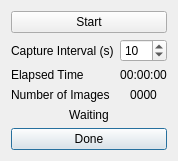
<?xml version="1.0" encoding="UTF-8"?>
<ui version="4.0">
 <class>dialogStressTest</class>
 <widget class="QDialog" name="dialogStressTest">
  <property name="geometry">
   <rect>
    <x>0</x>
    <y>0</y>
    <width>167</width>
    <height>153</height>
   </rect>
  </property>
  <property name="windowTitle">
   <string>Stress Test</string>
  </property>
  <layout class="QGridLayout" name="gridLayout">
   <item row="3" column="1">
    <widget class="QLabel" name="labelNumber">
     <property name="text">
      <string>0000</string>
     </property>
     <property name="alignment">
      <set>Qt::AlignCenter</set>
     </property>
    </widget>
   </item>
   <item row="3" column="0">
    <widget class="QLabel" name="labelImage">
     <property name="text">
      <string>Number of Images</string>
     </property>
    </widget>
   </item>
   <item row="2" column="1">
    <widget class="QLabel" name="labelElapsedTime">
     <property name="text">
      <string>00:00:00</string>
     </property>
     <property name="alignment">
      <set>Qt::AlignCenter</set>
     </property>
    </widget>
   </item>
   <item row="5" column="0" colspan="2">
    <widget class="QPushButton" name="pushDone">
     <property name="text">
      <string>Done</string>
     </property>
    </widget>
   </item>
   <item row="0" column="0" colspan="2">
    <widget class="QPushButton" name="pushStart">
     <property name="text">
      <string>Start</string>
     </property>
    </widget>
   </item>
   <item row="1" column="1">
    <widget class="QSpinBox" name="spinInterval">
     <property name="minimum">
      <number>1</number>
     </property>
     <property name="value">
      <number>10</number>
     </property>
    </widget>
   </item>
   <item row="1" column="0">
    <widget class="QLabel" name="labelInterval">
     <property name="text">
      <string>Capture Interval (s)</string>
     </property>
    </widget>
   </item>
   <item row="2" column="0">
    <widget class="QLabel" name="labelElapsed">
     <property name="text">
      <string>Elapsed Time</string>
     </property>
    </widget>
   </item>
   <item row="4" column="0" colspan="2">
    <widget class="QLabel" name="labelStatus">
     <property name="text">
      <string>Waiting</string>
     </property>
     <property name="alignment">
      <set>Qt::AlignCenter</set>
     </property>
    </widget>
   </item>
  </layout>
 </widget>
 <resources/>
 <connections>
  <connection>
   <sender>pushDone</sender>
   <signal>clicked()</signal>
   <receiver>dialogStressTest</receiver>
   <slot>close()</slot>
   <hints>
    <hint type="sourcelabel">
     <x>83</x>
     <y>132</y>
    </hint>
    <hint type="destinationlabel">
     <x>83</x>
     <y>76</y>
    </hint>
   </hints>
  </connection>
 </connections>
</ui>
